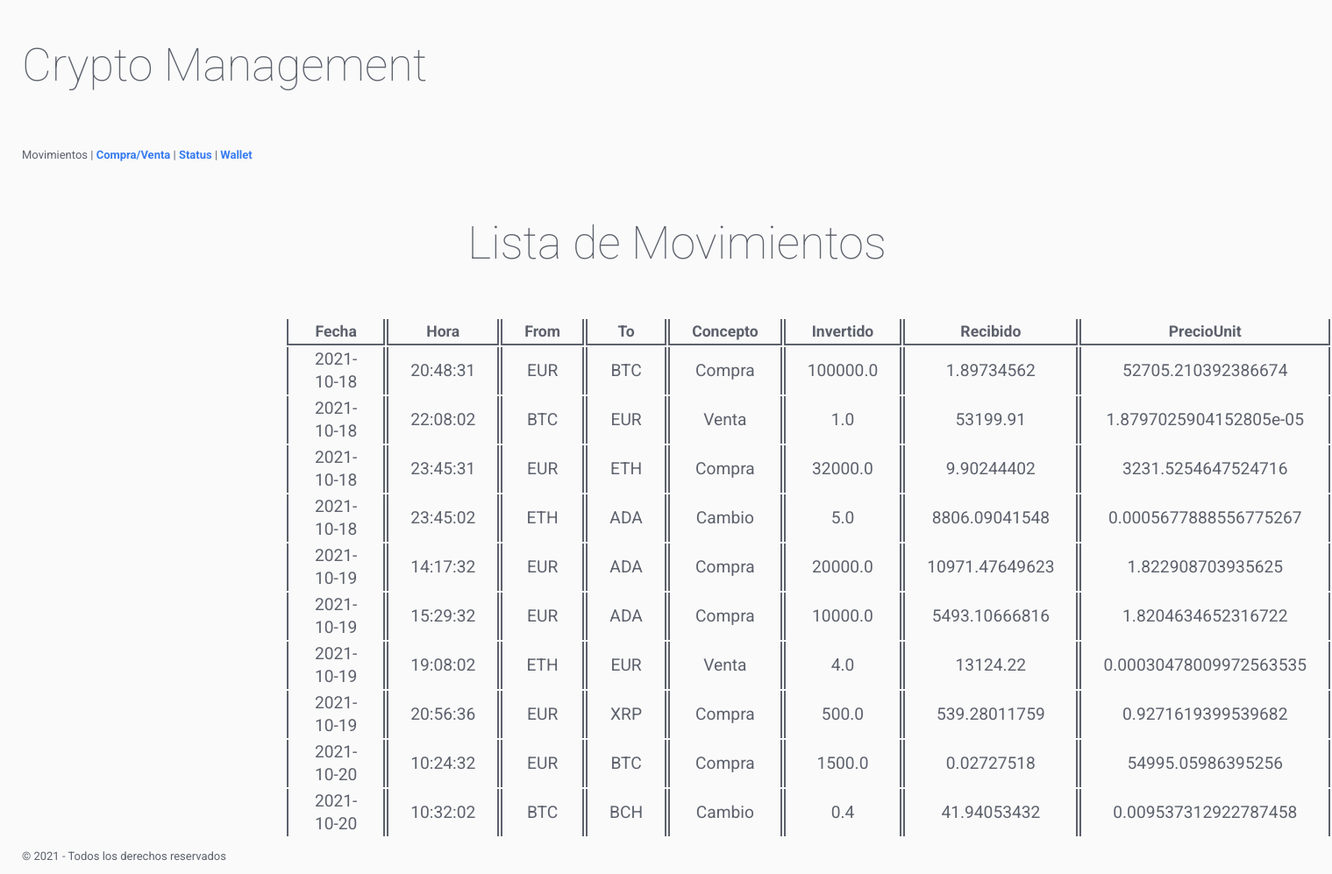
The page / on the database its author committed.
### tables this page shows
CREATE TABLE "movs" (
	"Fecha"	TEXT NOT NULL,
	"Hora"	TEXT NOT NULL,
	"From"	TEXT NOT NULL,
	"To"	TEXT NOT NULL,
	"Concepto"	TEXT NOT NULL,
	"Invertido"	REAL NOT NULL,
	"Recibido"	REAL NOT NULL
, "PrecioUnit"	REAL NOT NULL);

### programa/views.py (the view)
@app.route("/")
def inicio():
    holder = "SELECT * from movs"
    Tabla = dbManager.CrearTabla(holder)
    return render_template("inicio.html", obj = Tabla[0], items = Tabla[1])

### programa/models.py (called while the page is built)
  def CrearTabla(self, holder): #Creamos la tabla de movimientos que se mostrara en la pagina inicial
    con= sqlite3.connect(self.ruta_DB)
    cur = con.cursor()
    cur.execute(holder)
    keys=[]
    for item in cur.description:
        keys.append(item[0])
    movimientos = []
    for registro in cur.fetchall():
        i = 0
        dic={}
        for columna in keys:
            dic[columna] = registro[i]
            i +=1
        movimientos.append(dic)
    return keys, movimientos

### programa/templates/inicio.html (shortened to what this page needs)
{% extends "base.html" %}
{% block Links %} <p class="Links">Movimientos</p> | <a href="/purchase" class="Links">Compra/Venta</a> | <a href="/status">Status</a> | <a href="/overview">Wallet</a>{% endblock %}
{% block contenido %}
    <h1 class= "Titulo">Lista de Movimientos</h1>
    {% if items | length == 0 %}
        <p class="SubTitulo">Introduce Nuevos Movimientos</p>
    {%else%}
        <table style="margin-left: 300px;">
            <tr>
                {%for item in obj%}
                <th class="Header_tabla">{{item}}</th>
                {%endfor%}
            </tr>
            {%for item in items%}
            <tr>
                <td class="tabla">{{item.Fecha}}</td>
                <td class="tabla">{{item.Hora}}</td>
                <td class="tabla">{{item.From}}</td>
                <td class="tabla">{{item.To}}</td>
                <td class="tabla">{{item.Concepto}}</td>
                <td class="tabla">{{item.Invertido}}</td>
                <td class="tabla">{{item.Recibido}}</td>
                <td class="tabla">{{item.PrecioUnit}}</td>
            </tr>
            {%endfor%}
        </table>
    {%endif%}
{% endblock %}

### programa/static/css/styles.css (style rules this page uses)
.Titulo { text-align: center; margin-bottom: 45px; }
.Header_tabla { font-size: 1.1rem; font-weight: bold; padding-right: 25px; padding-left: 25px; border-right-style: solid; border-right-width: 2px; border-left-style: solid; border-left-width: 2px; border-bottom-style: solid; border-bottom-width: 2px; }
.tabla { font-size: 1.2rem; text-align: center; padding-right: 25px; padding-left: 25px; border-right-style: solid; border-right-width: 2px; border-left-style: solid; border-left-width: 2px; }
.Links { display: inline-block; }

### programa/static/css/flat-remix.css (style rules this page uses)
* { box-sizing: border-box; outline: none; -webkit-appearance: none; -webkit-tap-highlight-color: transparent !important; -webkit-tap-highlight-color: rgba(0, 0, 0, 0) !important; -webkit-touch-callout: none; font-family: "Roboto", sans-serif; letter-spacing: 0; }
body { background-color: #FAFAFA; color: #5c616c; margin: 0; font-size: 13px; cursor: default; user-select: none; -webkit-user-select: none; -khtml-user-select: none; -moz-user-select: none; -ms-user-select: none; }
a:link, a:visited, a:active, a { color: #367bf0; font-weight: bold; text-decoration: none; cursor: pointer; }
h1, h2, h3, h4, h5, h6 { line-height: 1.5em; }
h1 { font-size: 4em; font-weight: lighter; margin: .7em 0; }

### rows shown on the page
movs: Fecha "2021-10-18", Hora "20:48:31", From "EUR", To "BTC", Concepto "Compra", Invertido "100000.0", Recibido "1.89734562", PrecioUnit "52705.210392386674"
movs: Fecha "2021-10-18", Hora "22:08:02", From "BTC", To "EUR", Concepto "Venta", Invertido "1.0", Recibido "53199.91", PrecioUnit "1.8797025904152805e-05"
movs: Fecha "2021-10-18", Hora "23:45:31", From "EUR", To "ETH", Concepto "Compra", Invertido "32000.0", Recibido "9.90244402", PrecioUnit "3231.5254647524716"
movs: Fecha "2021-10-18", Hora "23:45:02", From "ETH", To "ADA", Concepto "Cambio", Invertido "5.0", Recibido "8806.09041548", PrecioUnit "0.0005677888556775267"
movs: Fecha "2021-10-19", Hora "14:17:32", From "EUR", To "ADA", Concepto "Compra", Invertido "20000.0", Recibido "10971.47649623", PrecioUnit "1.822908703935625"
movs: Fecha "2021-10-19", Hora "15:29:32", From "EUR", To "ADA", Concepto "Compra", Invertido "10000.0", Recibido "5493.10666816", PrecioUnit "1.8204634652316722"
movs: Fecha "2021-10-19", Hora "19:08:02", From "ETH", To "EUR", Concepto "Venta", Invertido "4.0", Recibido "13124.22", PrecioUnit "0.00030478009972563535"
movs: Fecha "2021-10-19", Hora "20:56:36", From "EUR", To "XRP", Concepto "Compra", Invertido "500.0", Recibido "539.28011759", PrecioUnit "0.9271619399539682"
movs: Fecha "2021-10-20", Hora "10:24:32", From "EUR", To "BTC", Concepto "Compra", Invertido "1500.0", Recibido "0.02727518", PrecioUnit "54995.05986395256"
movs: Fecha "2021-10-20", Hora "10:32:02", From "BTC", To "BCH", Concepto "Cambio", Invertido "0.4", Recibido "41.94053432", PrecioUnit "0.009537312922787458"

### other values the page prints
{{ item }} "Fecha" "Hora" "From" "To" "Concepto" "Invertido" "Recibido" "PrecioUnit"
